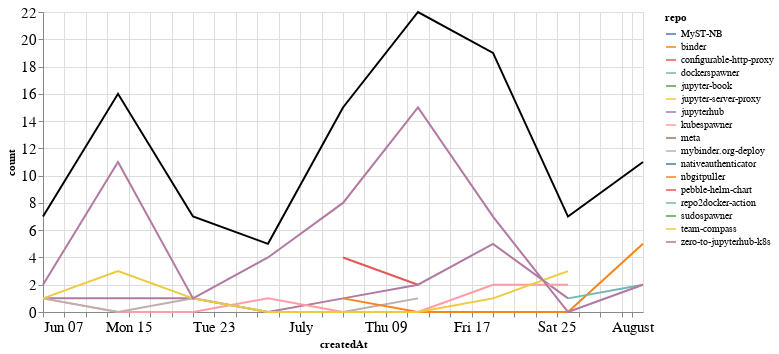

This figure's notebook cell:
### Markdown cell above
## Comments

### Code cell
comments_time = comments.groupby('repo').resample('W', on='createdAt').count()['author'].reset_index()
comments_time = comments_time.rename(columns={'author': 'count'})
comments_time_total = comments_time.groupby('createdAt').agg({"count": "sum"}).reset_index()
ch1 = alt.Chart(comments_time, width=600).mark_line().encode(
    x='createdAt',
    y='count',
    color='repo',
    tooltip="repo"
)

ch2 = alt.Chart(comments_time_total, width=600).mark_line(color="black").encode(
    x='createdAt',
    y='count',
)

ch1 + ch2

### Figure 1 — Vega-Lite specification as saved in the notebook (floating-point values rounded to 4 significant figures)
{"config": {"axisLeft": {"labelFontSize": 15}, "axisBottom": {"labelFontSize": 15}}, "layer": [{"data": {"name": "data-681fb55b2d98f5b604fa043b327d29f6"}, "mark": "line", "encoding": {"color": {"type": "nominal", "field": "repo"}, "tooltip": {"type": "nominal", "field": "repo"}, "x": {"type": "temporal", "field": "createdAt"}, "y": {"type": "quantitative", "field": "count"}}, "width": 600}, {"data": {"name": "data-048d44eb4c98390ab9f153f96524809d"}, "mark": {"type": "line", "color": "black"}, "encoding": {"x": {"type": "temporal", "field": "createdAt"}, "y": {"type": "quantitative", "field": "count"}}, "width": 600}], "$schema": "https://vega.github.io/schema/vega-lite/v4.8.1.json", "datasets": {"data-681fb55b2d98f5b604fa043b327d29f6": [{"repo": "MyST-NB", "createdAt": "2020-08-02T00:00:00", "count": 2}, {"repo": "binder", "createdAt": "2020-07-19T00:00:00", "count": 2}, {"repo": "configurable-http-proxy", "createdAt": "2020-07-05T00:00:00", "count": 4}, {"repo": "configurable-http-proxy", "createdAt": "2020-07-12T00:00:00", "count": 2}, {"repo": "dockerspawner", "createdAt": "2020-07-05T00:00:00", "count": 1}, {"repo": "jupyter-book", "createdAt": "2020-07-12T00:00:00", "count": 1}, {"repo": "jupyter-server-proxy", "createdAt": "2020-06-14T00:00:00", "count": 1}, {"repo": "jupyterhub", "createdAt": "2020-06-07T00:00:00", "count": 1}, {"repo": "jupyterhub", "createdAt": "2020-06-14T00:00:00", "count": 1}, {"repo": "jupyterhub", "createdAt": "2020-06-21T00:00:00", "count": 1}, {"repo": "jupyterhub", "createdAt": "2020-06-28T00:00:00", "count": 0}, {"repo": "jupyterhub", "createdAt": "2020-07-05T00:00:00", "count": 1}, {"repo": "jupyterhub", "createdAt": "2020-07-12T00:00:00", "count": 2}, {"repo": "jupyterhub", "createdAt": "2020-07-19T00:00:00", "count": 5}, {"repo": "jupyterhub", "createdAt": "2020-07-26T00:00:00", "count": 1}, {"repo": "kubespawner", "createdAt": "2020-06-07T00:00:00", "count": 1}, {"repo": "kubespawner", "createdAt": "2020-06-14T00:00:00", "count": 0}, {"repo": "kubespawner", "createdAt": "2020-06-21T00:00:00", "count": 0}, {"repo": "kubespawner", "createdAt": "2020-06-28T00:00:00", "count": 1}, {"repo": "kubespawner", "createdAt": "2020-07-05T00:00:00", "count": 0}, {"repo": "kubespawner", "createdAt": "2020-07-12T00:00:00", "count": 0}, {"repo": "kubespawner", "createdAt": "2020-07-19T00:00:00", "count": 2}, {"repo": "kubespawner", "createdAt": "2020-07-26T00:00:00", "count": 2}, {"repo": "meta", "createdAt": "2020-07-19T00:00:00", "count": 2}, {"repo": "mybinder.org-deploy", "createdAt": "2020-06-07T00:00:00", "count": 1}, {"repo": "mybinder.org-deploy", "createdAt": "2020-06-14T00:00:00", "count": 0}, {"repo": "mybinder.org-deploy", "createdAt": "2020-06-21T00:00:00", "count": 1}, {"repo": "mybinder.org-deploy", "createdAt": "2020-06-28T00:00:00", "count": 0}, {"repo": "mybinder.org-deploy", "createdAt": "2020-07-05T00:00:00", "count": 0}, {"repo": "mybinder.org-deploy", "createdAt": "2020-07-12T00:00:00", "count": 1}, {"repo": "nativeauthenticator", "createdAt": "2020-07-12T00:00:00", "count": 1}, {"repo": "nbgitpuller", "createdAt": "2020-07-05T00:00:00", "count": 1}, {"repo": "nbgitpuller", "createdAt": "2020-07-12T00:00:00", "count": 0}, {"repo": "nbgitpuller", "createdAt": "2020-07-19T00:00:00", "count": 0}, {"repo": "nbgitpuller", "createdAt": "2020-07-26T00:00:00", "count": 0}, {"repo": "nbgitpuller", "createdAt": "2020-08-02T00:00:00", "count": 5}, {"repo": "pebble-helm-chart", "createdAt": "2020-06-07T00:00:00", "count": 1}, {"repo": "repo2docker-action", "createdAt": "2020-07-26T00:00:00", "count": 1}, {"repo": "repo2docker-action", "createdAt": "2020-08-02T00:00:00", "count": 2}, {"repo": "sudospawner", "createdAt": "2020-06-21T00:00:00", "count": 3}, {"repo": "team-compass", "createdAt": "2020-06-07T00:00:00", "count": 1}, {"repo": "team-compass", "createdAt": "2020-06-14T00:00:00", "count": 3}, {"repo": "team-compass", "createdAt": "2020-06-21T00:00:00", "count": 1}, {"repo": "team-compass", "createdAt": "2020-06-28T00:00:00", "count": 0}, {"repo": "team-compass", "createdAt": "2020-07-05T00:00:00", "count": 0}, {"repo": "team-compass", "createdAt": "2020-07-12T00:00:00", "count": 0}, {"repo": "team-compass", "createdAt": "2020-07-19T00:00:00", "count": 1}, {"repo": "team-compass", "createdAt": "2020-07-26T00:00:00", "count": 3}, {"repo": "zero-to-jupyterhub-k8s", "createdAt": "2020-06-07T00:00:00", "count": 2}, {"repo": "zero-to-jupyterhub-k8s", "createdAt": "2020-06-14T00:00:00", "count": 11}, {"repo": "zero-to-jupyterhub-k8s", "createdAt": "2020-06-21T00:00:00", "count": 1}, {"repo": "zero-to-jupyterhub-k8s", "createdAt": "2020-06-28T00:00:00", "count": 4}, {"repo": "zero-to-jupyterhub-k8s", "createdAt": "2020-07-05T00:00:00", "count": 8}, {"repo": "zero-to-jupyterhub-k8s", "createdAt": "2020-07-12T00:00:00", "count": 15}, {"repo": "zero-to-jupyterhub-k8s", "createdAt": "2020-07-19T00:00:00", "count": 7}, {"repo": "zero-to-jupyterhub-k8s", "createdAt": "2020-07-26T00:00:00", "count": 0}, {"repo": "zero-to-jupyterhub-k8s", "createdAt": "2020-08-02T00:00:00", "count": 2}], "data-048d44eb4c98390ab9f153f96524809d": [{"createdAt": "2020-06-07T00:00:00", "count": 7}, {"createdAt": "2020-06-14T00:00:00", "count": 16}, {"createdAt": "2020-06-21T00:00:00", "count": 7}, {"createdAt": "2020-06-28T00:00:00", "count": 5}, {"createdAt": "2020-07-05T00:00:00", "count": 15}, {"createdAt": "2020-07-12T00:00:00", "count": 22}, {"createdAt": "2020-07-19T00:00:00", "count": 19}, {"createdAt": "2020-07-26T00:00:00", "count": 7}, {"createdAt": "2020-08-02T00:00:00", "count": 11}]}}
